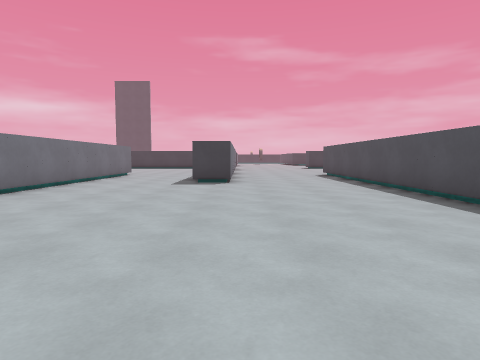
[1] (above)

24 first-person views from a walk through a 3-D level made in the Godot game engine. The camera is 1.3 m above the floor, tilts 4° down and sees 75° across. The floor is counted in squares, 2 m on a side. Each view is taken from the middle of a square. On the plan, view 1 faces up. The plan holds only what a view shows up to about 10 squares ahead; the rest is blank. The place goes on beyond the plan. Surface patterns are stand-ins for the level's own textures.

[2]
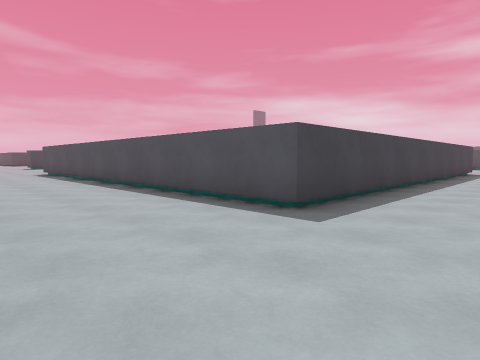

[3]
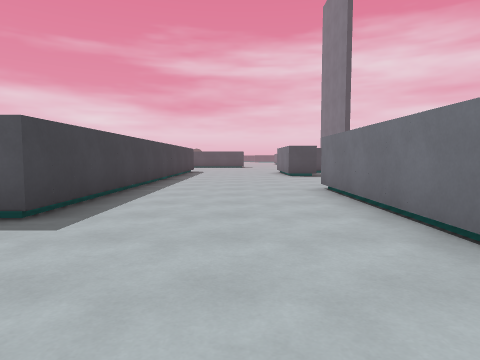

[4]
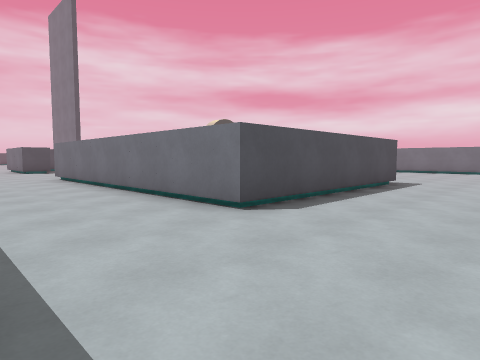

[5]
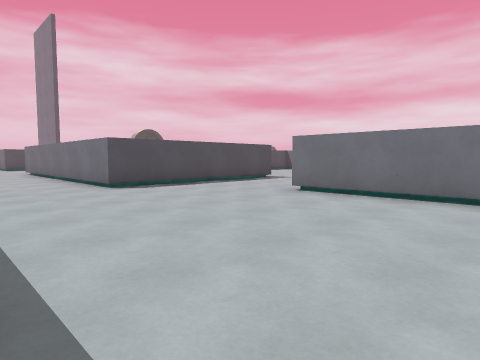

[6]
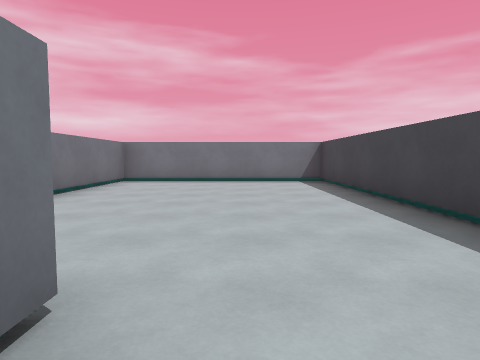

[7]
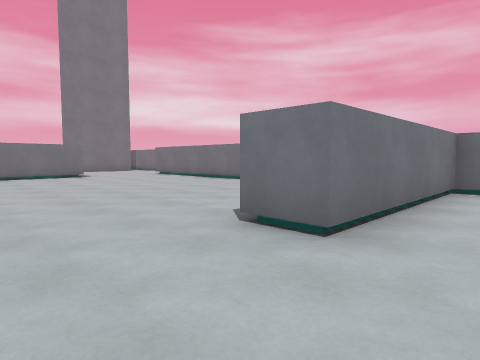

[8]
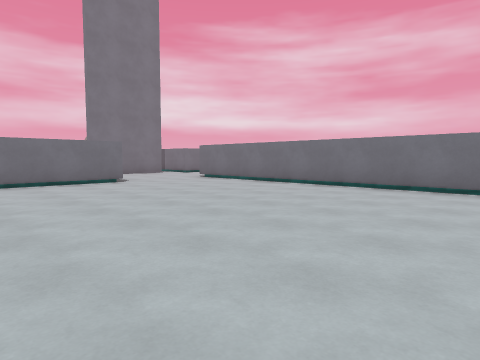

[9]
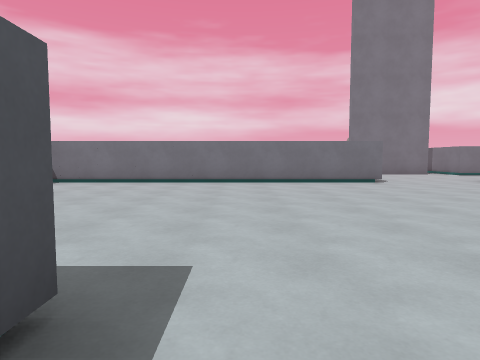

[10]
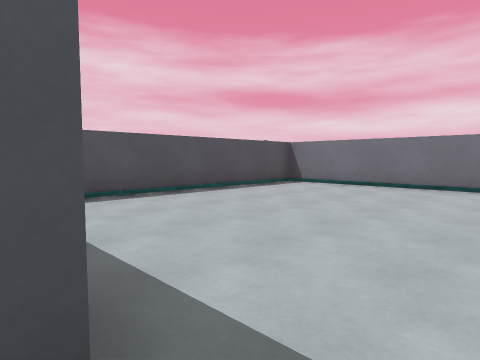

[11]
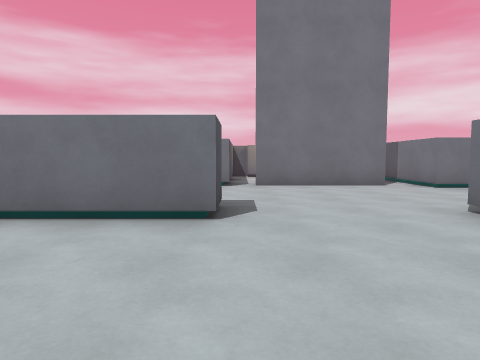

[12]
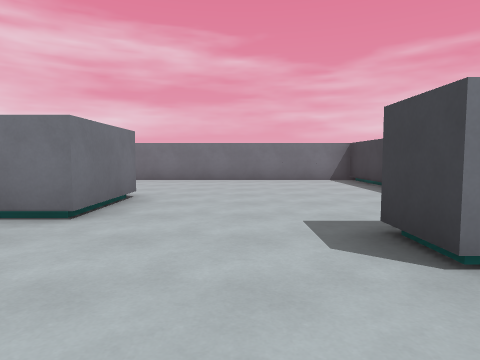

[13]
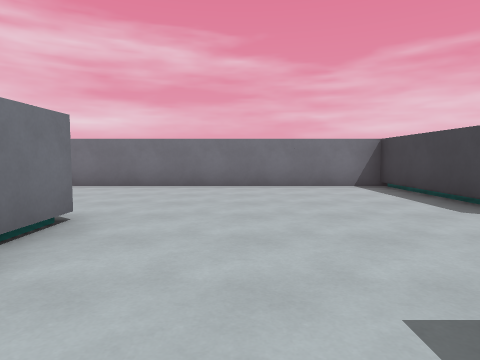

[14]
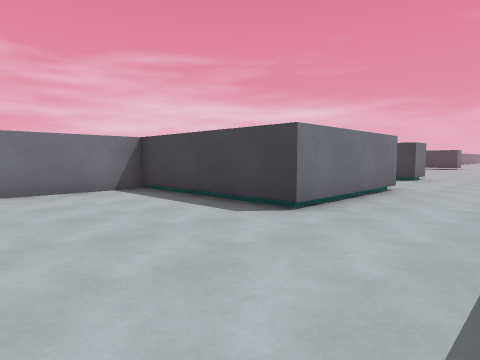

[15]
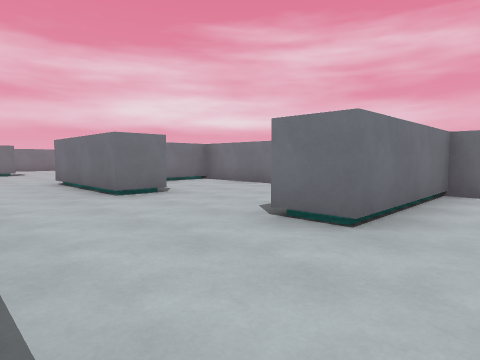

[16]
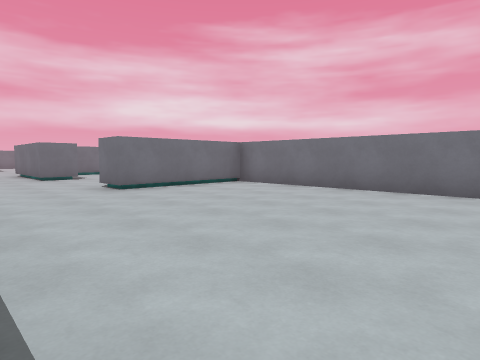

[17]
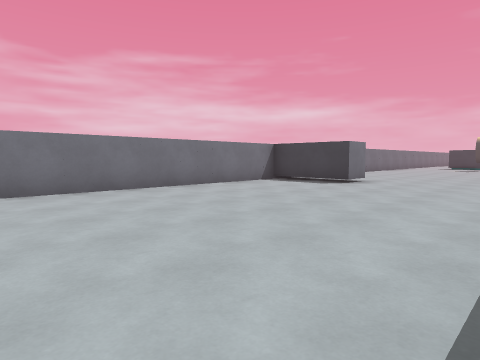

[18]
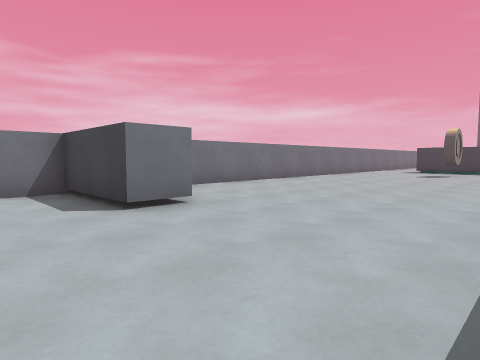

[19]
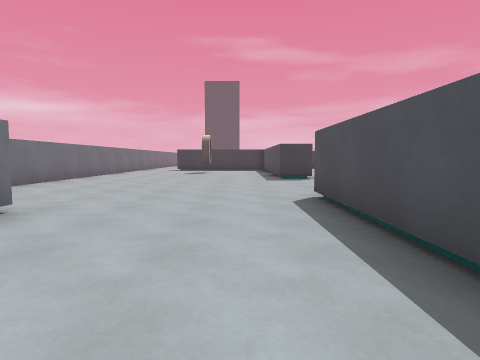

[20]
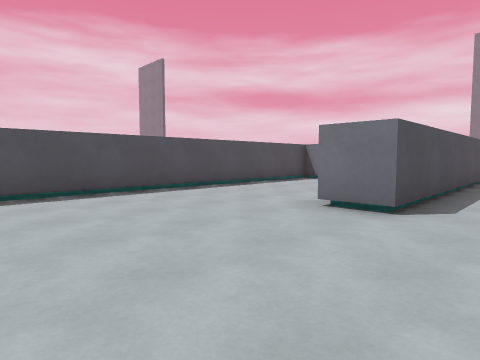

[21]
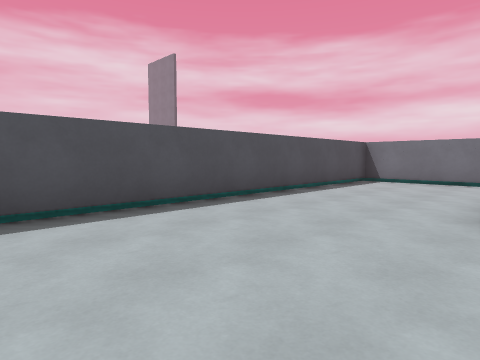

[22]
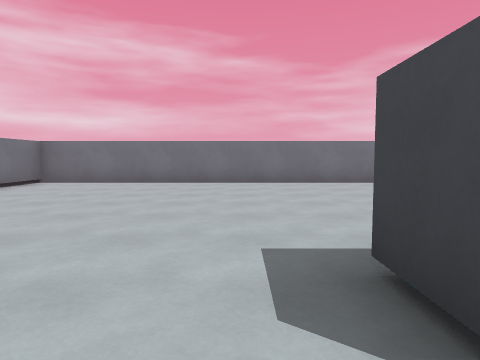

[23]
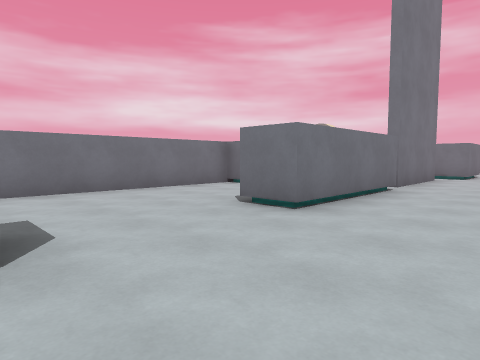

[24]
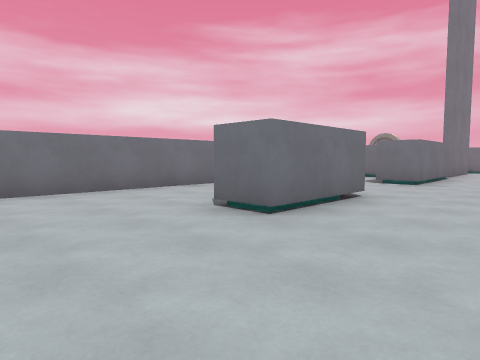

### Floor plan
Points are (right, up) in squares from view 1. A wall is a line through its corners. A room is listed if a view was taken in it or the views show most of it. See-through windows are left out.
Room 1 (view 1)
walls: (0.4, -3.8) (6.8, -3.8); (9.5, 0.2) (3.3, 0.2) (3.3, 10); (-0.1, 8.2) (-1.2, 8.2); (-0.2, 10.1) (-0.2, 8.8); (-4.2, 10) (-4.2, 5.5)
ways out: opening at (-0.3, -2) to room 2
Room 2 (views 2, 3, 4, 5, 6, 7, 8, 9, 10, 11, 12, 13, 14, 15, 16, 17, 18, 19, 20, 21, 22, 23, 24)
walls: (-8.8, -8.9) (-8.8, -16.7) (-9.8, -16.7); (-1.3, -9.4) (-1.3, -3.8) (0.4, -3.8); (-13.4, -11.2) (-12.2, -11.2) (-12.2, -14.7) (-16.2, -14.7) (-16.2, -22); (-5.8, -17.2) (-5.8, -16.2) (3.3, -16.2) (3.3, -10.8); (-9.7, -0.5) (-9.7, 5.2) (-8.8, 5.2); (-7.9, 0.2) (-5.3, 0.2) (-5.3, 8.6); (-2.9, -0.7) (-8.8, -0.7) (-8.8, -6.2) (-4.2, -6.2) (-4.2, -7.2); (-16.2, -11) (-16.2, -13.7) (-14.8, -13.7); (-5.8, -20.2) (-2.3, -20.2) (-2.3, -21.2); (-9.5, -20.4) (-6.4, -20.4); (-12.2, -19.7) (-10.3, -19.7); (0.6, -20.2) (3.2, -20.2) (3.2, -21.2); (-13.7, 3.9) (-13.7, 2.8) (-16.2, 2.8) (-16.2, -7.2) (-12.8, -7.2) (-12.8, -8.2) (-13.2, -8.2); (-4.8, -23.8) (-4.8, -24.2) (5.2, -24.2); (-8.6, 9.8) (-9.8, 9.8); (-16.2, 10.5) (-16.2, 3.8) (-14.8, 3.8)
ways out: opening at (-0.3, -2) to room 1; opening at (-10, -21); opening at (-6, -21)

Positions as (right, up) in squares from view 1, and headings:
1: (0, 0), facing up
2: (0, -2), facing up-right
3: (0, -2), facing right
4: (-4, -1), facing down-right
5: (-8, -1), facing down-right
6: (0, -3), facing left
7: (-2, -5), facing down-left
8: (-2, -8), facing down-left
9: (-2, -8), facing down
10: (-2, -9), facing down-right
11: (-6, -13), facing down
12: (-7, -18), facing left
13: (-9, -18), facing left
14: (-10, -18), facing up-left
15: (-10, -6), facing down-left
16: (-10, -1), facing down-left
17: (-10, -5), facing up-left
18: (-10, 1), facing up-left
19: (-11, 0), facing up
20: (-11, 9), facing down-right
21: (-9, 9), facing down-right
22: (-8, 9), facing left
23: (1, -18), facing down-left
24: (6, -18), facing down-left
